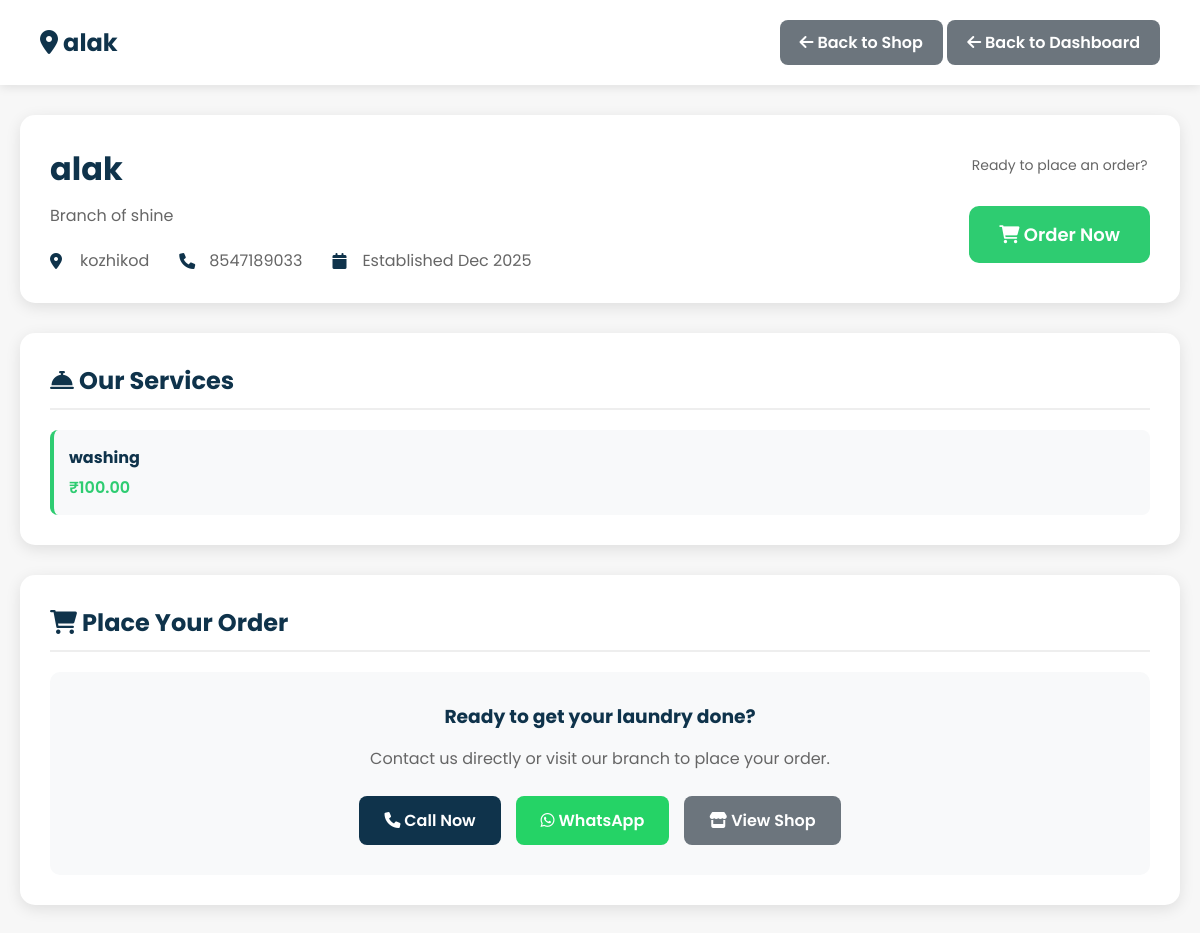
Before: /branch/1/ (signed in) with the older database file.
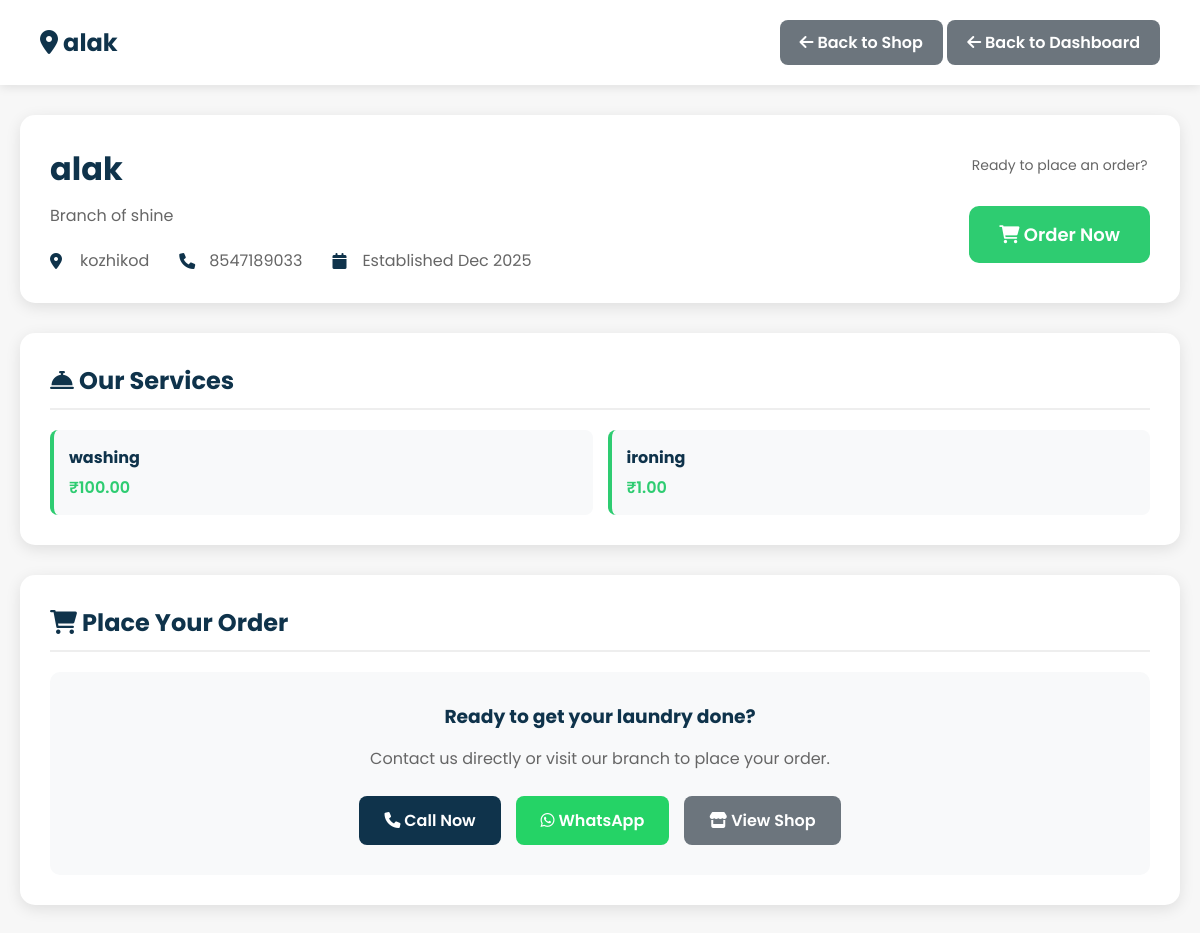
After: the same page with the newer database file.
### shop/models.py (models this page shows, shortened)
class Service(models.Model):
    branch = models.ForeignKey(Branch, on_delete=models.CASCADE, related_name='services')
    name = models.CharField(max_length=100)
    price = models.DecimalField(max_digits=10, decimal_places=2, blank=True, null=True)
    created_at = models.DateTimeField(default=timezone.now)
    class Meta:
        unique_together = ('branch', 'name')

### shop/views.py (the view)
# urls.py: path("branch/<int:branch_id>/", views.branch_detail, name="branch_detail"),
@login_required
def branch_detail(request, branch_id):
    branch = get_object_or_404(Branch, id=branch_id, shop__is_approved=True)
    services = Service.objects.filter(branch=branch)
    context = {
        'branch': branch,
        'shop': branch.shop,
        'services': services,
    }
    return render(request, 'branch_detail.html', context)

### shop/templates/branch_detail.html (shortened to what the changed rows need)
{% load static %}
<!DOCTYPE html>
<html lang="en">
<head>
    <link rel="stylesheet" href="https://cdnjs.cloudflare.com/ajax/libs/font-awesome/6.0.0-beta3/css/all.min.css">
</head>
<body>
    <div class="header">
        <h1><i class="fas fa-map-marker-alt"></i> {{ branch.name }}</h1>
    </div>
    <div class="container">
        <div class="branch-header">
            <div class="branch-info">
                <h1>{{ branch.name }}</h1>
            </div>
        </div>
        <div class="section">
            <h2><i class="fas fa-concierge-bell"></i> Our Services</h2>
            {% if services %}
                <div class="services-grid">
                    {% for service in services %}
                        <div class="service-card">
                            <h4>{{ service.name }}</h4>
                            {% if service.price %}
                                <div class="service-price">₹{{ service.price }}</div>
                            {% else %}
                                <div class="service-price">Price on Request</div>
                            {% endif %}
                        </div>
                    {% endfor %}
                </div>
            {% else %}
                <div class="empty-state">
                    <i class="fas fa-concierge-bell"></i>
                    <p>No services available yet</p>
                </div>
            {% endif %}
        </div>
        <div id="order-form" class="section">
            <h2><i class="fas fa-shopping-cart"></i> Place Your Order</h2>
        </div>
    </div>
</body>
</html>

Changed rows visible on the page:
added Service: name "ironing", price "1.00"
